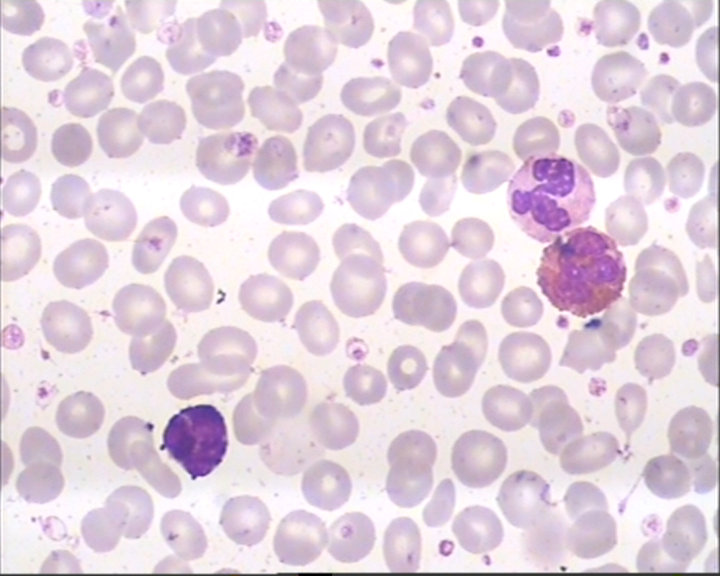
#> input picture data/1.bmp, 720 x 576 px, found by its file name
$ python 'k-means cluster.py'
#> lines starting #> are read from the running program, lines starting #| are printed output that depends on the picture
import matplotlib.pyplot as plt
import numpy as np
import cv2

#Github: https://github.com/sujitmandal

#This programe is create by Sujit Mandal

"""
Github: https://github.com/sujitmandal
This programe is create by Sujit Mandal

"""

img = cv2.imread('D:\\Matchin Larning\\all dataset\\LISC Database\\Main Dataset\\mixt\\1.bmp')
#> img is the input picture: shape (576, 720, 3); mean B, G, R 222.5, 209.9, 226.4
Z = img.reshape((-1,3))

# convert to np.float32
Z = np.float32(Z)

 # define criteria, number of clusters(K) and apply kmeans()
criteria = (cv2.TERM_CRITERIA_EPS + cv2.TERM_CRITERIA_MAX_ITER, 10, 1.0)
K = 3
ret,label,center=cv2.kmeans(Z,K,None,criteria,10,cv2.KMEANS_RANDOM_CENTERS)
#> ret = 184237198.6; center = [[240.6, 236.5, 246.9], [210.2, 192.4, 212.8], [150.1, 96.17, 141.3]]

# Now convert back into uint8, and make original image
center = np.uint8(center)
#> center = [[240, 236, 246], [210, 192, 212], [150, 96, 141]]
res = center[label.flatten()]
res2 = res.reshape((img.shape))
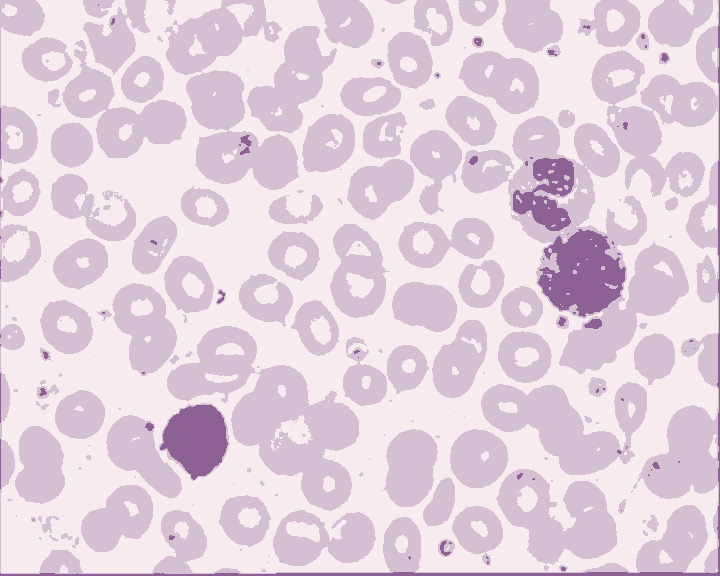
#> res2: shape (576, 720, 3); mean B, G, R 222.1, 209.5, 225.6

#cv2.imshow('res2',res2)
plt.imshow(res2)
plt.show()

plt.subplot(2, 2, 1)
plt.imshow(img)

plt.subplot(2, 2, 2)
plt.imshow(res2)

plt.show()
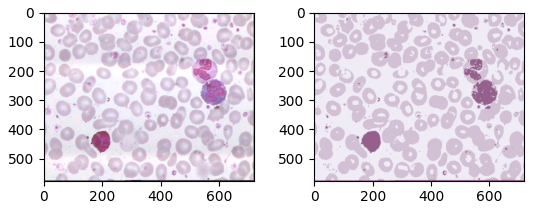
#> figure drawn by matplotlib, 2 panels; B, G, R data is drawn as R, G, B

key = cv2.waitKey(0)
#> (key Esc is pressed here)
cv2.destroyAllWindows()

$ run again, with data/2.bmp copied over data/1.bmp
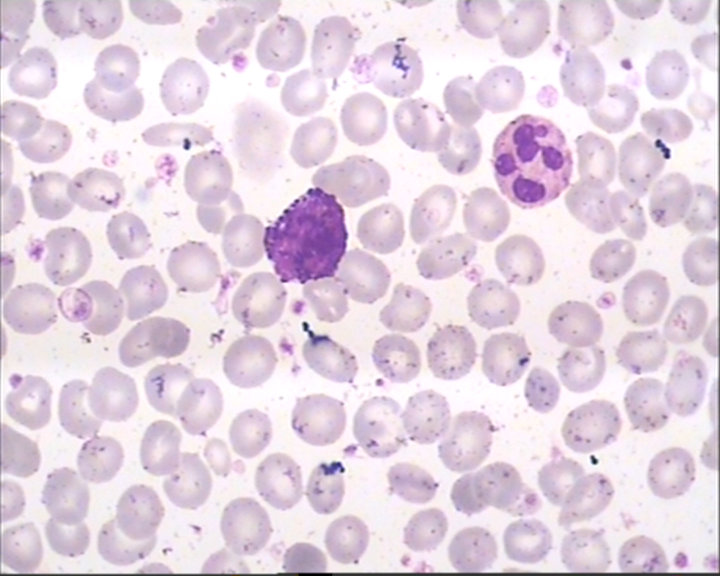
#> input picture data/2.bmp, 720 x 576 px, found by its file name
#> img is the input picture: shape (576, 720, 3); mean B, G, R 225.1, 211.3, 227.5
#> `ret,label,center=cv2.kmeans(Z,K,None,criteria,10,cv2.KMEANS_RANDOM_CEN..`: ret = 184799794.3; center = [[243.3, 236.9, 247.8], [211.6, 193, 213.3], [149.7, 95.81, 134]]
#> `center = np.uint8(center)`: center = [[243, 236, 247], [211, 193, 213], [149, 95, 133]]
#> `res2 = res.reshape((img.shape))`:
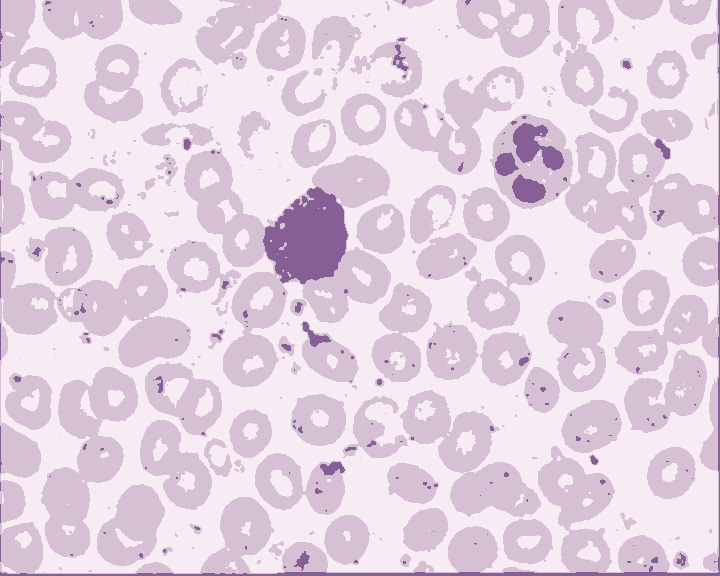
#> res2: shape (576, 720, 3); mean B, G, R 224.6, 210.8, 227
#> `plt.show()`:
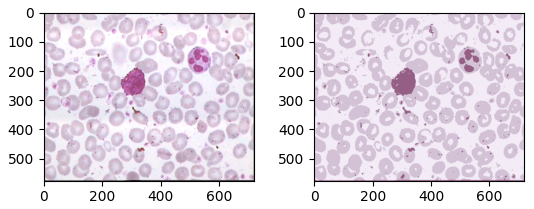
#> figure drawn by matplotlib, 2 panels; B, G, R data is drawn as R, G, B

$ run again, with data/3.bmp copied over data/1.bmp
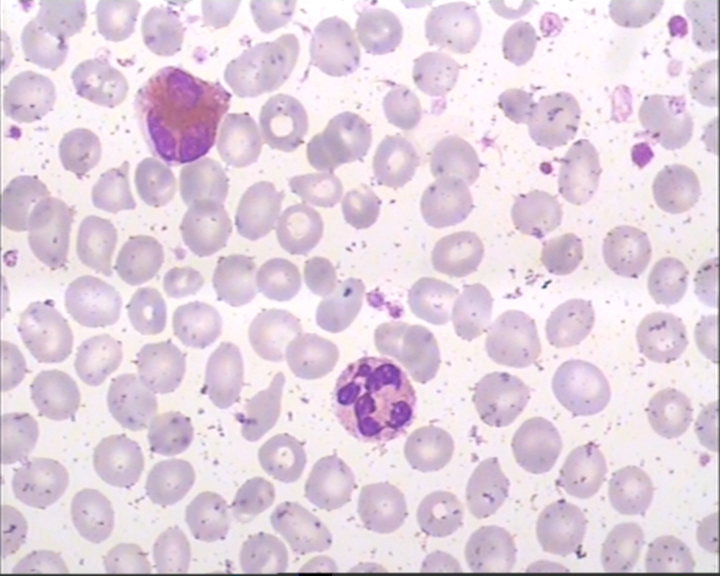
#> input picture data/3.bmp, 720 x 576 px, found by its file name
#> img is the input picture: shape (576, 720, 3); mean B, G, R 223.3, 209.8, 226.2
#> `ret,label,center=cv2.kmeans(Z,K,None,criteria,10,cv2.KMEANS_RANDOM_CEN..`: ret = 176470180.7; center = [[150.5, 105.9, 148], [209.3, 189.3, 209.5], [240.4, 234.5, 246]]
#> `center = np.uint8(center)`: center = [[150, 105, 148], [209, 189, 209], [240, 234, 245]]
#> `res2 = res.reshape((img.shape))`:
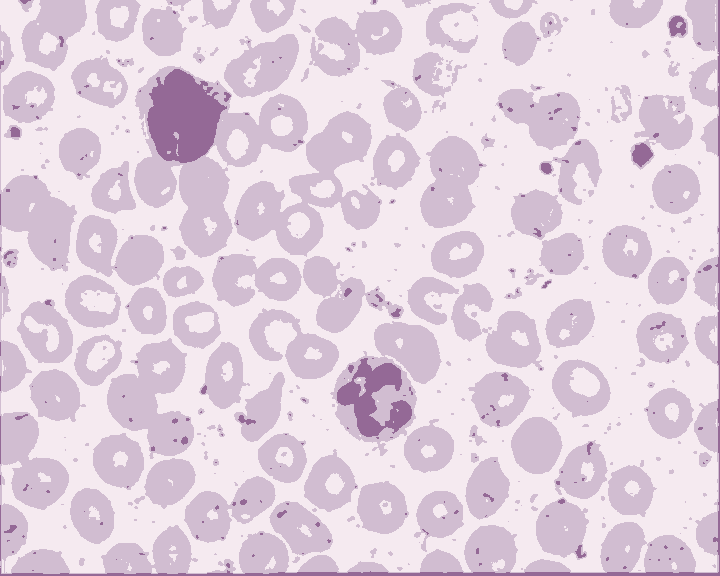
#> res2: shape (576, 720, 3); mean B, G, R 223, 209.3, 225.5
#> `plt.show()`:
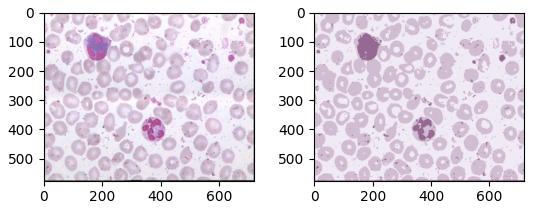
#> figure drawn by matplotlib, 2 panels; B, G, R data is drawn as R, G, B

$ run again, with data/4.bmp copied over data/1.bmp
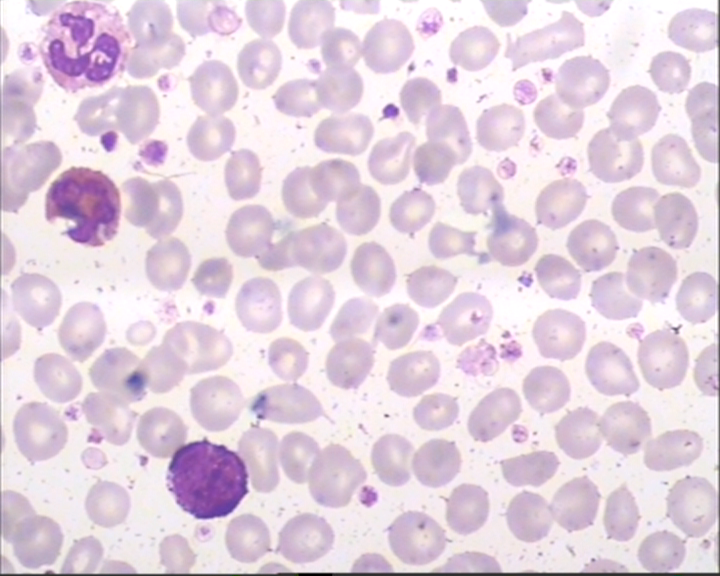
#> input picture data/4.bmp, 720 x 576 px, found by its file name
#> img is the input picture: shape (576, 720, 3); mean B, G, R 224, 210.1, 227.1
#> `ret,label,center=cv2.kmeans(Z,K,None,criteria,10,cv2.KMEANS_RANDOM_CEN..`: ret = 175665117; center = [[240.7, 236.2, 247.4], [212.8, 193, 214], [153.6, 95.39, 137.8]]
#> `center = np.uint8(center)`: center = [[240, 236, 247], [212, 192, 213], [153, 95, 137]]
#> `res2 = res.reshape((img.shape))`:
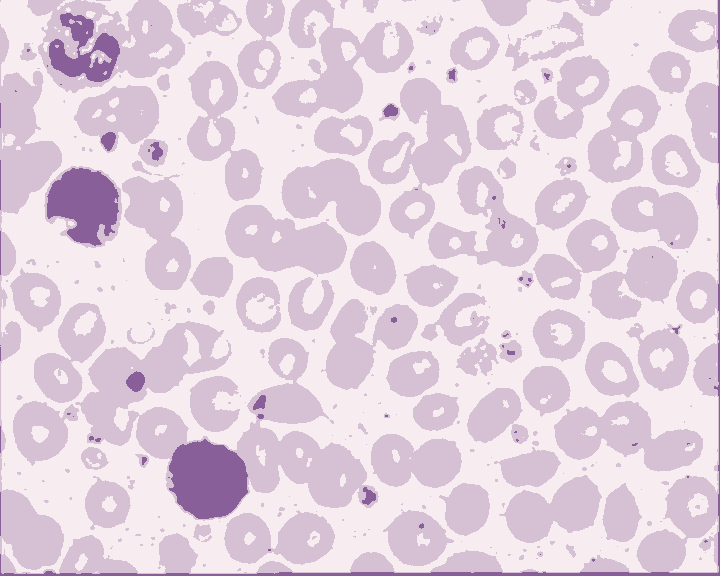
#> res2: shape (576, 720, 3); mean B, G, R 223.2, 209.5, 226.5
#> `plt.show()`:
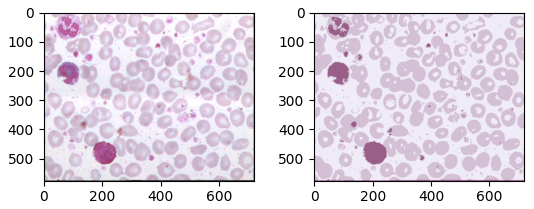
#> figure drawn by matplotlib, 2 panels; B, G, R data is drawn as R, G, B
